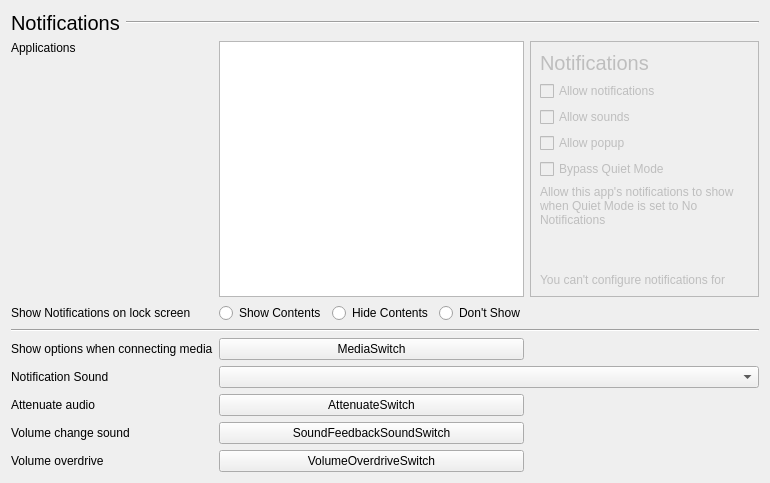
           <widget class="QWidget" name="NotificationsSettings">
            <layout class="QGridLayout" name="gridLayout_3">
             <item row="2" column="0">
              <widget class="QLabel" name="label_43">
               <property name="text">
                <string>Show Notifications on lock screen</string>
               </property>
              </widget>
             </item>
             <item row="6" column="0">
              <widget class="QLabel" name="label_89">
               <property name="text">
                <string>Attenuate audio</string>
               </property>
              </widget>
             </item>
             <item row="2" column="1" colspan="2">
              <widget class="QFrame" name="frame_4">
               <property name="frameShape">
                <enum>QFrame::NoFrame</enum>
               </property>
               <property name="frameShadow">
                <enum>QFrame::Raised</enum>
               </property>
               <layout class="QHBoxLayout" name="horizontalLayout_22">
                <property name="leftMargin">
                 <number>0</number>
                </property>
                <property name="topMargin">
                 <number>0</number>
                </property>
                <property name="rightMargin">
                 <number>0</number>
                </property>
                <property name="bottomMargin">
                 <number>0</number>
                </property>
                <item>
                 <widget class="QRadioButton" name="showNotificationsContents">
                  <property name="text">
                   <string>Show Contents</string>
                  </property>
                 </widget>
                </item>
                <item>
                 <widget class="QRadioButton" name="showNotificationsOnly">
                  <property name="text">
                   <string>Hide Contents</string>
                  </property>
                 </widget>
                </item>
                <item>
                 <widget class="QRadioButton" name="showNotificationsNo">
                  <property name="text">
                   <string>Don't Show</string>
                  </property>
                 </widget>
                </item>
                <item>
                 <spacer name="horizontalSpacer_17">
                  <property name="orientation">
                   <enum>Qt::Horizontal</enum>
                  </property>
                  <property name="sizeHint" stdset="0">
                   <size>
                    <width>40</width>
                    <height>20</height>
                   </size>
                  </property>
                 </spacer>
                </item>
               </layout>
              </widget>
             </item>
             <item row="0" column="0" colspan="3">
              <widget class="QFrame" name="displayHeader_2">
               <property name="frameShape">
                <enum>QFrame::NoFrame</enum>
               </property>
               <property name="frameShadow">
                <enum>QFrame::Raised</enum>
               </property>
               <layout class="QHBoxLayout" name="horizontalLayout_13">
                <property name="leftMargin">
                 <number>0</number>
                </property>
                <property name="topMargin">
                 <number>0</number>
                </property>
                <property name="rightMargin">
                 <number>0</number>
                </property>
                <property name="bottomMargin">
                 <number>0</number>
                </property>
                <item>
                 <widget class="QLabel" name="displayLabel_2">
                  <property name="font">
                   <font>
                    <pointsize>15</pointsize>
                   </font>
                  </property>
                  <property name="text">
                   <string>Notifications</string>
                  </property>
                 </widget>
                </item>
                <item>
                 <widget class="Line" name="displayLine_2">
                  <property name="sizePolicy">
                   <sizepolicy hsizetype="Expanding" vsizetype="Fixed">
                    <horstretch>0</horstretch>
                    <verstretch>0</verstretch>
                   </sizepolicy>
                  </property>
                  <property name="orientation">
                   <enum>Qt::Horizontal</enum>
                  </property>
                 </widget>
                </item>
               </layout>
              </widget>
             </item>
             <item row="5" column="0">
              <widget class="QLabel" name="label_58">
               <property name="text">
                <string>Notification Sound</string>
               </property>
              </widget>
             </item>
             <item row="4" column="0">
              <widget class="QLabel" name="label_49">
               <property name="text">
                <string>Show options when connecting media</string>
               </property>
              </widget>
             </item>
             <item row="3" column="0" colspan="3">
              <widget class="Line" name="line_11">
               <property name="orientation">
                <enum>Qt::Horizontal</enum>
               </property>
              </widget>
             </item>
             <item row="4" column="1">
              <widget class="Switch" name="MediaSwitch">
               <property name="text">
                <string notr="true">MediaSwitch</string>
               </property>
              </widget>
             </item>
             <item row="6" column="1">
              <widget class="Switch" name="AttenuateSwitch">
               <property name="text">
                <string notr="true">AttenuateSwitch</string>
               </property>
              </widget>
             </item>
             <item row="5" column="1" colspan="2">
              <widget class="QComboBox" name="notificationSoundBox"/>
             </item>
             <item row="7" column="0">
              <widget class="QLabel" name="label_45">
               <property name="text">
                <string>Volume change sound</string>
               </property>
              </widget>
             </item>
             <item row="7" column="1">
              <widget class="Switch" name="SoundFeedbackSoundSwitch">
               <property name="text">
                <string notr="true">SoundFeedbackSoundSwitch</string>
               </property>
              </widget>
             </item>
             <item row="8" column="0">
              <widget class="QLabel" name="label_46">
               <property name="text">
                <string>Volume overdrive</string>
               </property>
              </widget>
             </item>
             <item row="8" column="1">
              <widget class="Switch" name="VolumeOverdriveSwitch">
               <property name="text">
                <string notr="true">VolumeOverdriveSwitch</string>
               </property>
              </widget>
             </item>
             <item row="1" column="0">
              <widget class="QLabel" name="label_14">
               <property name="sizePolicy">
                <sizepolicy hsizetype="Maximum" vsizetype="Preferred">
                 <horstretch>0</horstretch>
                 <verstretch>0</verstretch>
                </sizepolicy>
               </property>
               <property name="text">
                <string>Applications</string>
               </property>
               <property name="alignment">
                <set>Qt::AlignLeading|Qt::AlignLeft|Qt::AlignTop</set>
               </property>
              </widget>
             </item>
             <item row="1" column="1">
              <widget class="QListWidget" name="AppNotifications">
               <property name="sizePolicy">
                <sizepolicy hsizetype="Expanding" vsizetype="Expanding">
                 <horstretch>4</horstretch>
                 <verstretch>0</verstretch>
                </sizepolicy>
               </property>
              </widget>
             </item>
             <item row="1" column="2">
              <widget class="QFrame" name="appNotificationsPane">
               <property name="enabled">
                <bool>false</bool>
               </property>
               <property name="sizePolicy">
                <sizepolicy hsizetype="Expanding" vsizetype="Preferred">
                 <horstretch>3</horstretch>
                 <verstretch>0</verstretch>
                </sizepolicy>
               </property>
               <property name="frameShape">
                <enum>QFrame::StyledPanel</enum>
               </property>
               <property name="frameShadow">
                <enum>QFrame::Raised</enum>
               </property>
               <layout class="QVBoxLayout" name="verticalLayout_14">
                <item>
                 <widget class="QLabel" name="appNotificationsTitle">
                  <property name="font">
                   <font>
                    <pointsize>15</pointsize>
                   </font>
                  </property>
                  <property name="text">
                   <string notr="true">Notifications</string>
                  </property>
                 </widget>
                </item>
                <item>
                 <widget class="QCheckBox" name="appAllowNotifications">
                  <property name="text">
                   <string>Allow notifications</string>
                  </property>
                 </widget>
                </item>
                <item>
                 <widget class="QCheckBox" name="appAllowSounds">
                  <property name="text">
                   <string>Allow sounds</string>
                  </property>
                 </widget>
                </item>
                <item>
                 <widget class="QCheckBox" name="appAllowPopup">
                  <property name="text">
                   <string>Allow popup</string>
                  </property>
                 </widget>
                </item>
                <item>
                 <widget class="QCheckBox" name="appBypassQuiet">
                  <property name="text">
                   <string>Bypass Quiet Mode</string>
                  </property>
                 </widget>
                </item>
                <item>
                 <widget class="QLabel" name="label_27">
                  <property name="text">
                   <string>Allow this app's notifications to show when Quiet Mode is set to No Notifications</string>
                  </property>
                  <property name="wordWrap">
                   <bool>true</bool>
                  </property>
                 </widget>
                </item>
                <item>
                 <spacer name="verticalSpacer_8">
                  <property name="orientation">
                   <enum>Qt::Vertical</enum>
                  </property>
                  <property name="sizeHint" stdset="0">
                   <size>
                    <width>20</width>
                    <height>40</height>
                   </size>
                  </property>
                 </spacer>
                </item>
                <item>
                 <widget class="QLabel" name="appNotificationsConfigureLock">
                  <property name="text">
                   <string notr="true">You can't configure notifications for</string>
                  </property>
                 </widget>
                </item>
               </layout>
              </widget>
             </item>
            </layout>
           </widget>
